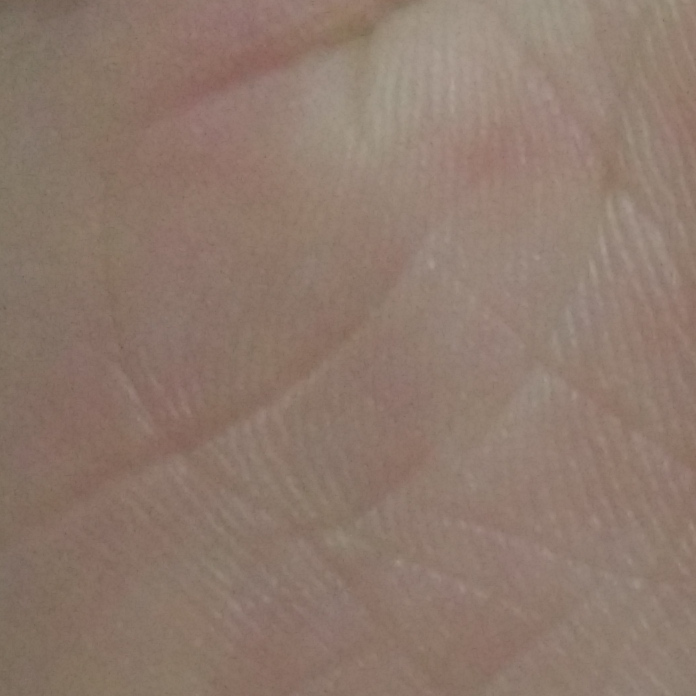
//> input picture recognize/threshold/input.jpg, 696 x 696 px
$ ./threshold   (built with g++ and OpenCV 4)
//> lines starting //> are read from the running program, lines starting //| are printed output that depends on the picture
#include "opencv2/imgproc.hpp"
#include "opencv2/imgcodecs.hpp"
#include "opencv2/highgui.hpp"
using namespace cv;
int threshold_value = 0;
int threshold_type = 3;
int const max_value = 255;
int const max_type = 4;
int const max_BINARY_value = 255;
Mat src, src_gray, dst;
const char* window_name = "Threshold Demo";
const char* trackbar_type = "Type: \n 0: Binary \n 1: Binary Inverted \n 2: Truncate \n 3: To Zero \n 4: To Zero Inverted";
const char* trackbar_value = "Value";
void Threshold_Demo( int, void* );
int main( int argc, char** argv )
{
  String imageName("input.jpg"); // by default
  if (argc > 1)
  {
      imageName = argv[1];
  }
  src = imread( imageName, IMREAD_COLOR ); // Load an image
//> src is the input picture: 696 rows x 696 cols, CV_8UC3; mean B, G, R 108.6, 121.1, 142.3
  if( src.empty() )
    { return -1; }
  cvtColor( src, src_gray, COLOR_BGR2GRAY ); // Convert the image to Gray
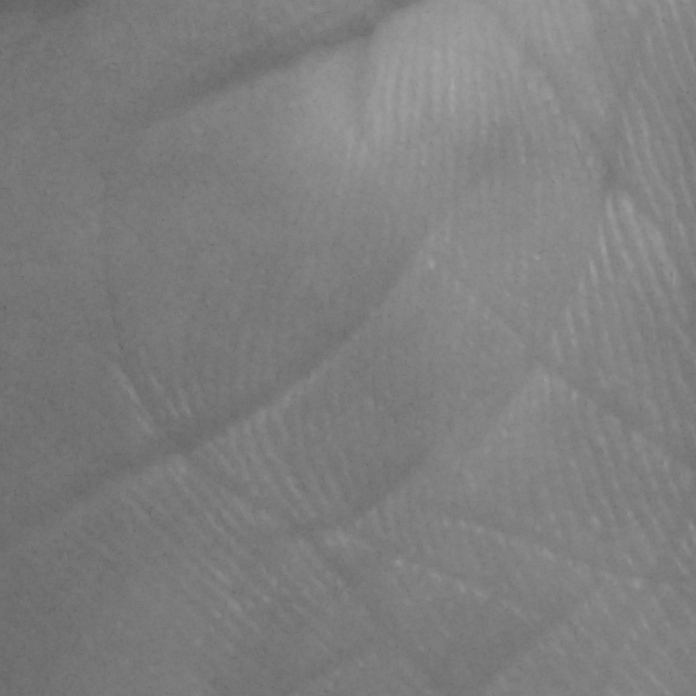
//> src_gray: 696 rows x 696 cols, CV_8UC1; min 94, max 166, mean 126
  src_gray = 255 - src_gray;
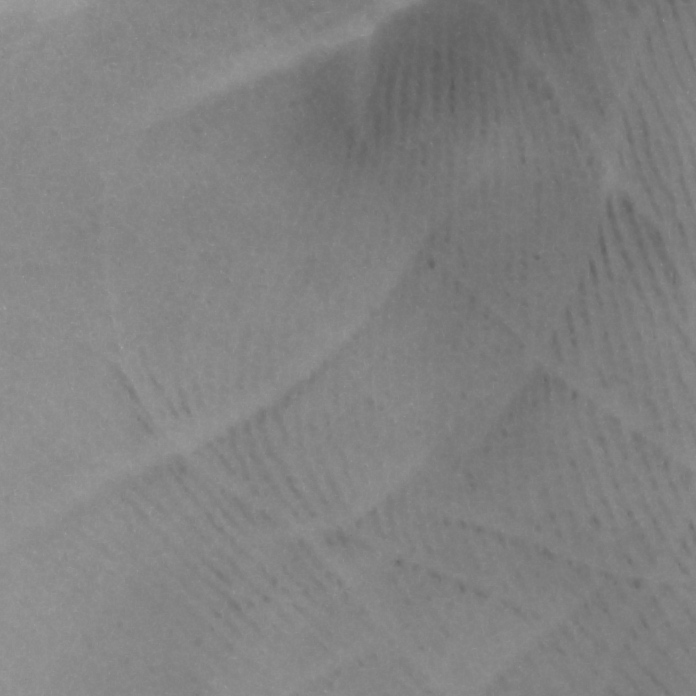
//> src_gray: 696 rows x 696 cols, CV_8UC1; min 89, max 161, mean 129
  namedWindow( window_name, WINDOW_AUTOSIZE ); // Create a window to display results
  createTrackbar( trackbar_type,
                  window_name, &threshold_type,
                  max_type, Threshold_Demo ); // Create Trackbar to choose type of Threshold
  createTrackbar( trackbar_value,
                  window_name, &threshold_value,
                  max_value, Threshold_Demo ); // Create Trackbar to choose Threshold value
  Threshold_Demo( 0, 0 ); // Call the function to initialize
  for(;;)
    {
      char c = (char)waitKey( 20 );
//> the Esc key is pressed
      if( c == 27 )
    { break; }
    }
}
void Threshold_Demo( int, void* )
{
  /* 0: Binary
     1: Binary Inverted
     2: Threshold Truncated
     3: Threshold to Zero
     4: Threshold to Zero Inverted
   */
  threshold( src_gray, dst, threshold_value, max_BINARY_value,threshold_type );
  imshow( window_name, dst );
}
